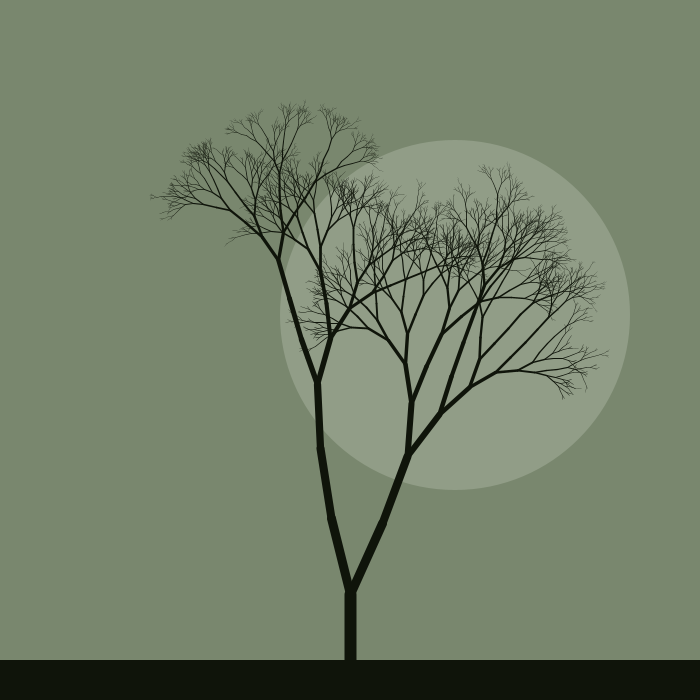
Frame 1 (no input)
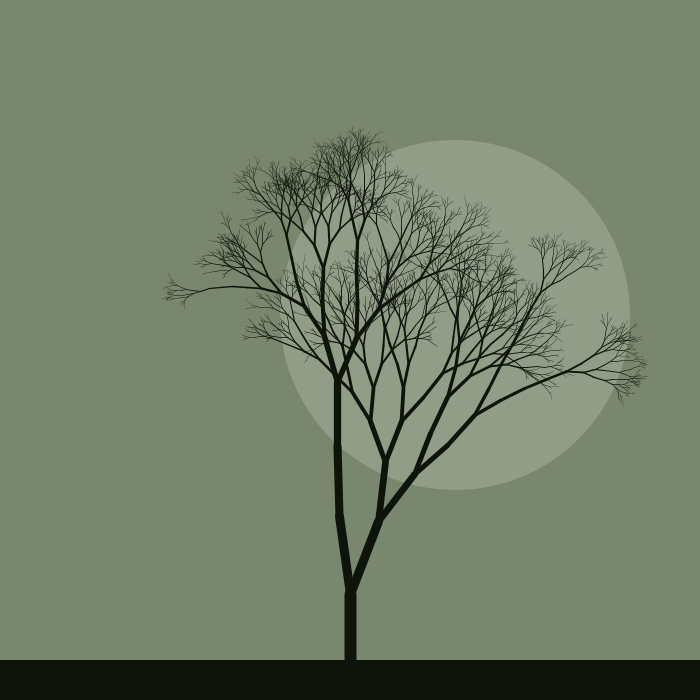
Frame 2 (the mouse pressed at the canvas centre, redrawn once)

The Processing sketch that drew these frames (run headless with seeded random() and noise(); the mouse was pressed at the canvas centre and the sketch redrawn once):

// Processing sketch: Tree2
// ── Tree2.pde
float rb = 0.3, rj = 0.1;

void setup() { size(700, 700); noLoop(); }
 
void draw()
{
  background(121, 135, 110);
  noStroke();
  fill(15, 20, 10); rect (0, height - 40, width, height);
  fill(145, 157, 135); ellipse (width * 0.65, height * 0.45, height * 0.5, height * 0.5);
  stroke(15, 20, 10); 
  translate(width / 2, height); strokeWeight(12); branch(12);
}

void mouseReleased() { redraw(); }
 
void branch(int d)
{
  if (d > 0)
  { line(0, 0, 0, -height * 0.15);
    translate(0, -height * 0.15);
    rotate(random(-0.1, 0.1)); 
    if (random(1.0) < 0.6)
    { scale(0.75);
      pushMatrix(); rotate(random(rb - rj, rb + rj)); branch(d - 1); popMatrix();    
      pushMatrix(); rotate(random(-rb - rj, -rb + rj)); branch(d - 1); popMatrix();        
    } else { scale(0.9); branch(d); }
  }
}
 
 
 
